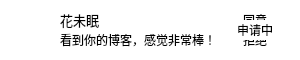
<?xml version="1.0" encoding="UTF-8"?>
<ui version="4.0">
 <class>FANItem</class>
 <widget class="QWidget" name="FANItem">
  <property name="geometry">
   <rect>
    <x>0</x>
    <y>0</y>
    <width>300</width>
    <height>60</height>
   </rect>
  </property>
  <property name="minimumSize">
   <size>
    <width>300</width>
    <height>60</height>
   </size>
  </property>
  <property name="maximumSize">
   <size>
    <width>300</width>
    <height>60</height>
   </size>
  </property>
  <property name="windowTitle">
   <string>FANItem</string>
  </property>
  <property name="styleSheet">
   <string notr="true">border: 0px;
background-color: #ffffff;</string>
  </property>
  <widget class="QPushButton" name="m_avatarPushButton">
   <property name="geometry">
    <rect>
     <x>10</x>
     <y>10</y>
     <width>40</width>
     <height>40</height>
    </rect>
   </property>
   <property name="styleSheet">
    <string notr="true">border: 0px;
background-color: #ffffff;</string>
   </property>
   <property name="text">
    <string/>
   </property>
   <property name="iconSize">
    <size>
     <width>40</width>
     <height>40</height>
    </size>
   </property>
  </widget>
  <widget class="QLabel" name="m_nicknameLabel">
   <property name="geometry">
    <rect>
     <x>60</x>
     <y>10</y>
     <width>100</width>
     <height>20</height>
    </rect>
   </property>
   <property name="font">
    <font>
     <pointsize>10</pointsize>
    </font>
   </property>
   <property name="text">
    <string>花未眠</string>
   </property>
  </widget>
  <widget class="QLabel" name="m_reasonLabel">
   <property name="geometry">
    <rect>
     <x>60</x>
     <y>30</y>
     <width>160</width>
     <height>20</height>
    </rect>
   </property>
   <property name="font">
    <font>
     <pointsize>9</pointsize>
    </font>
   </property>
   <property name="text">
    <string>看到你的博客，感觉非常棒！</string>
   </property>
  </widget>
  <widget class="QPushButton" name="m_agreePushButton">
   <property name="geometry">
    <rect>
     <x>230</x>
     <y>10</y>
     <width>50</width>
     <height>20</height>
    </rect>
   </property>
   <property name="text">
    <string>同意</string>
   </property>
  </widget>
  <widget class="QPushButton" name="m_rejectPushButton">
   <property name="geometry">
    <rect>
     <x>230</x>
     <y>30</y>
     <width>50</width>
     <height>20</height>
    </rect>
   </property>
   <property name="text">
    <string>拒绝</string>
   </property>
  </widget>
  <widget class="QLabel" name="m_statusLabel">
   <property name="geometry">
    <rect>
     <x>230</x>
     <y>20</y>
     <width>50</width>
     <height>20</height>
    </rect>
   </property>
   <property name="text">
    <string>申请中</string>
   </property>
   <property name="alignment">
    <set>Qt::AlignCenter</set>
   </property>
  </widget>
 </widget>
 <resources/>
 <connections/>
</ui>
